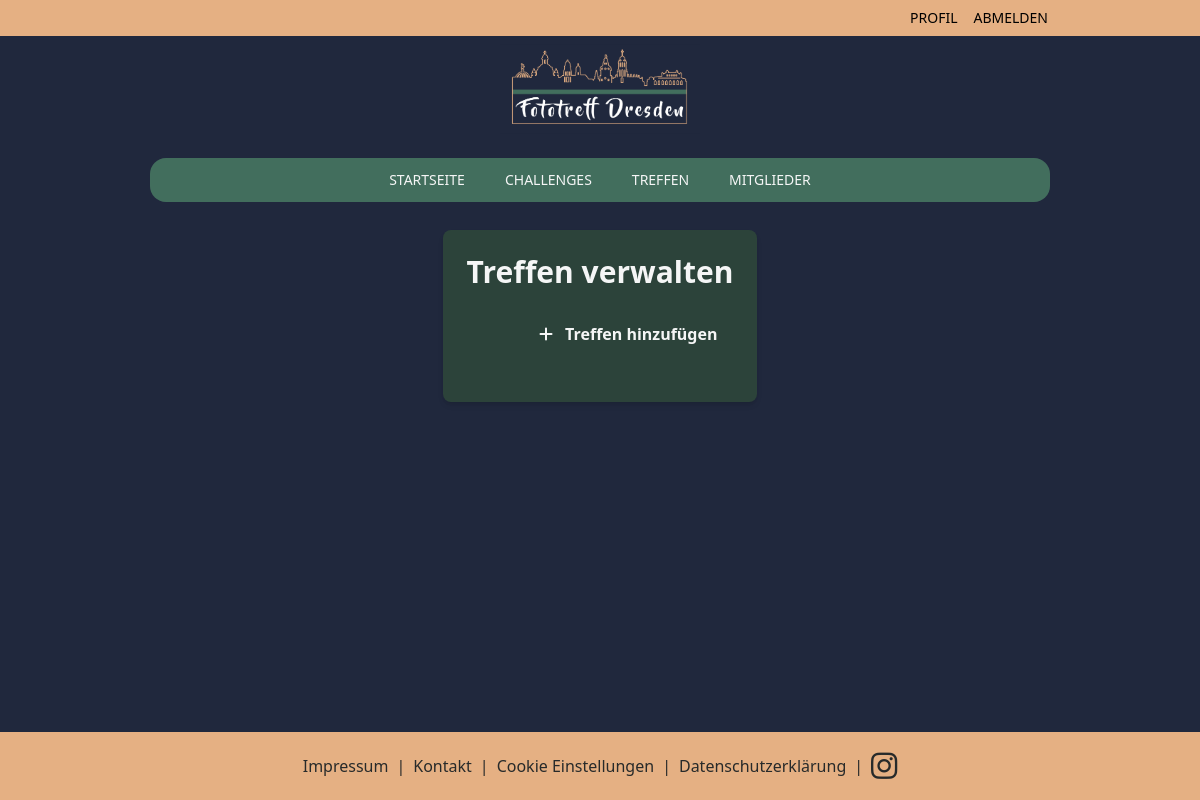
Page /meetups/private/ (signed in) on the earlier database version.
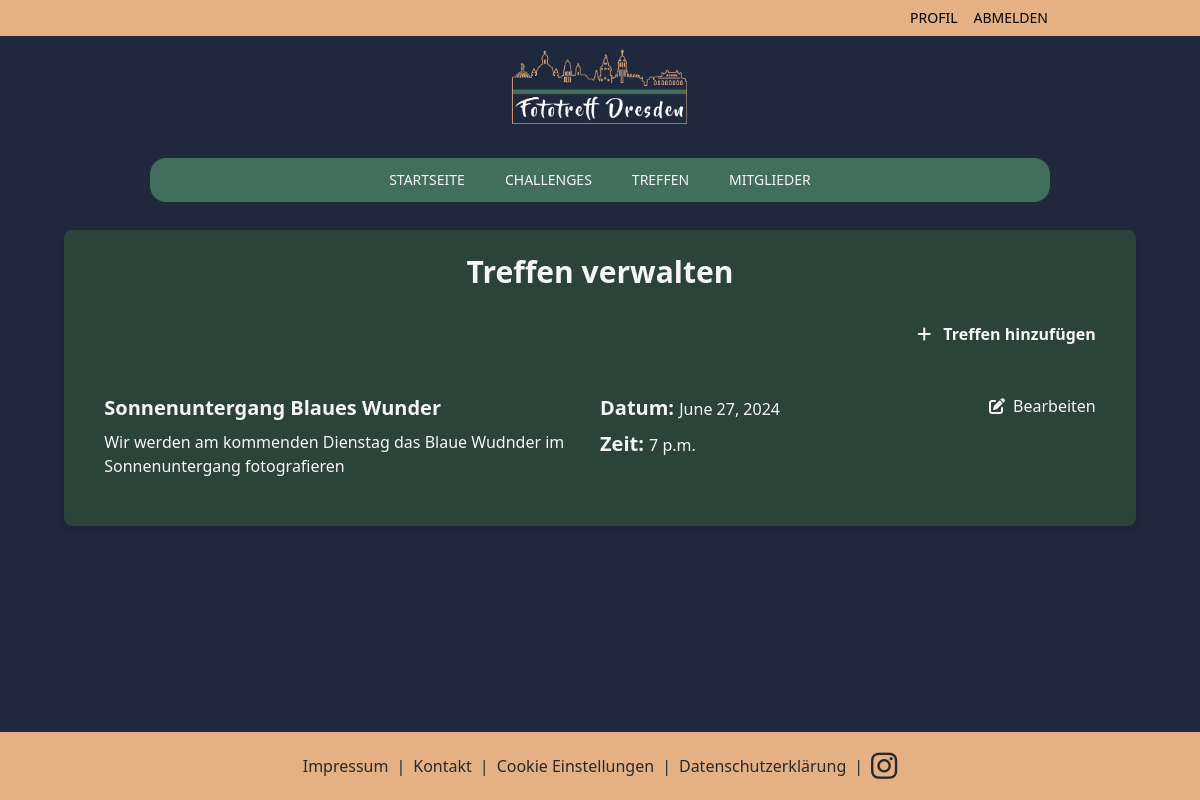
Same page on the later database version.
### meetups/models.py (models this page shows, shortened)
class Meetup(models.Model):
    title = models.CharField(max_length=200)
    short_description = models.CharField(max_length=255)
    detailed_description = models.TextField()
    date = models.DateField()
    time = models.TimeField(default=default_meetup_time)  # Set default using a function
    location = models.CharField(max_length=200)
    topic = models.CharField(max_length=200)
    created_at = models.DateTimeField(auto_now_add=True)
    updated_at = models.DateTimeField(auto_now=True)

### meetups/views.py (the view)
# urls.py: path('private/', meetup_list_private, name='meetup_list_private'),
@login_required
def meetup_list_private(request):
    meetups = Meetup.objects.all().order_by('date')
    return render(request, 'meetups/meetup_list_private.html', {'meetups': meetups})

### meetups/templates/meetups/meetup_list_private.html
{% extends 'main/base.html' %}
{% block content %}
<div class="bg-fgreen-800 rounded-lg mt-12 mb-8 mx-auto w-full max-w-4xl p-6 shadow-md">
    <h1 class="text-3xl font-bold mb-6 text-center text-white">Treffen verwalten</h1>
    <div class="flex justify-end mb-6">
        <a href="{% url 'meetup_create' %}" class="btn btn-primary bg-blue-500 hover:bg-blue-700 text-white font-bold py-2 px-4 rounded">
            <i class="fas fa-plus mr-2"></i> Treffen hinzufügen
        </a>
    </div>
    <div>
        {% for meetup in meetups %}
        <div class="bg-gray-700 text-white rounded-lg p-4 flex justify-between flex-col sm:flex-row">
            <div class="sm:w-1/2">
                <h2 class="text-xl font-bold mb-2">{{ meetup.title }}</h2>
                <p class="text-gray-300 mb-2">{{ meetup.short_description }}</p>
            </div>
            <div class="sm:w-1/2 flex justify-between mt-4 sm:mt-0">
                <div>
                    <p class="text-gray-300 mb-2"><span class="text-xl font-bold mb-2">Datum: </span> {{ meetup.date }}</p>
                    <p class="text-gray-300 mb-2"><span class="text-xl font-bold mb-2">Zeit: </span> {{ meetup.time }}</p>
                </div>
                <div>
                    <a href="{% url 'meetup_edit' meetup.pk %}" class="text-blue-400 hover:text-blue-600">
                        <i class="fas fa-edit mr-1"></i> Bearbeiten
                    </a>
                </div>
            </div>
        </div>
        {% endfor %}
    </div>
</div>
{% endblock %}

Differences in the rows shown:
added Meetup: title "Sonnenuntergang Blaues Wunder", short_description "Wir werden am kommenden Dienstag das Blaue Wudnder im Sonnenuntergang fotografieren", date "June 27, 2024", time "7 p.m."
